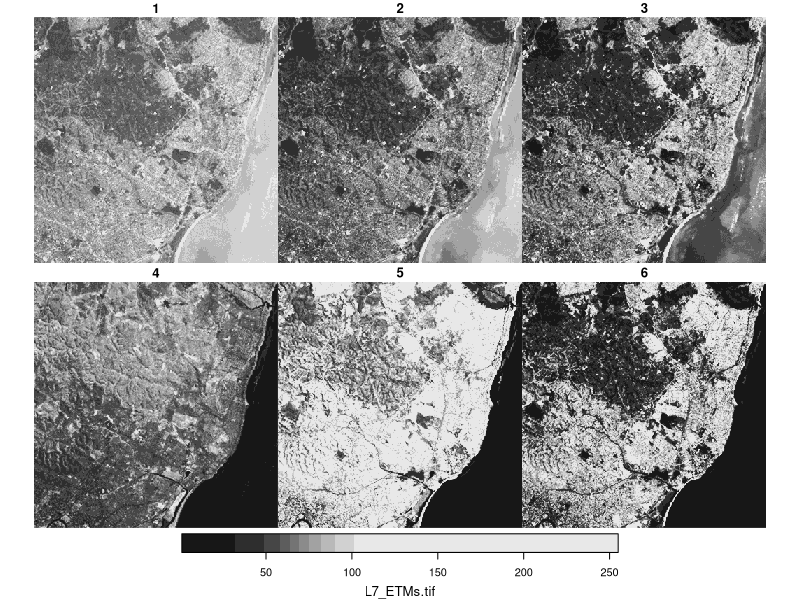
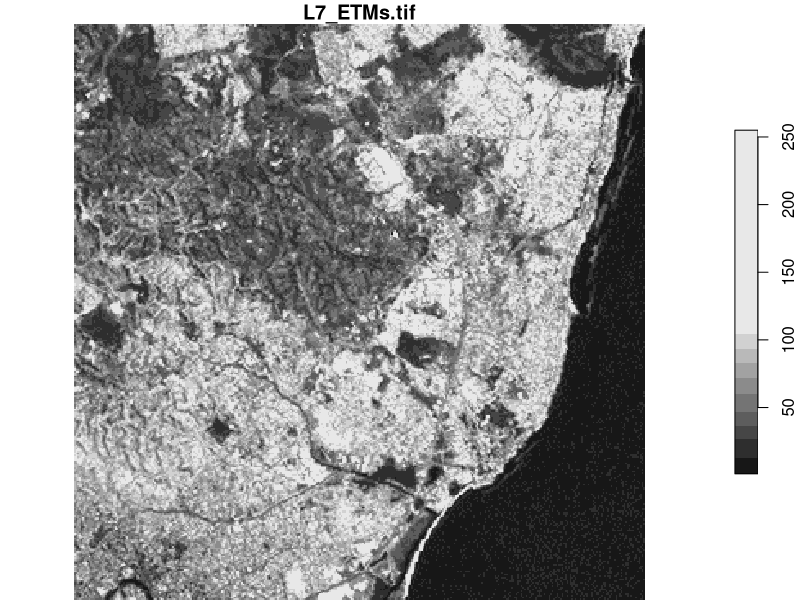
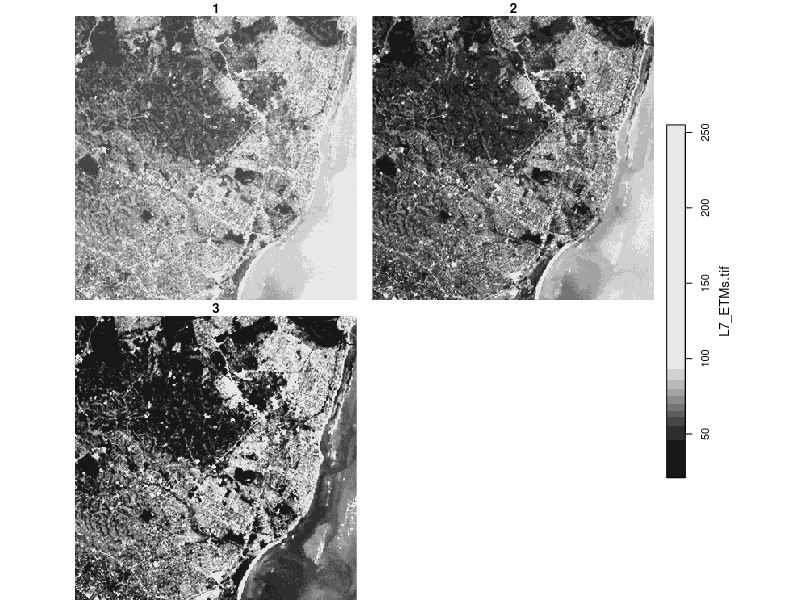
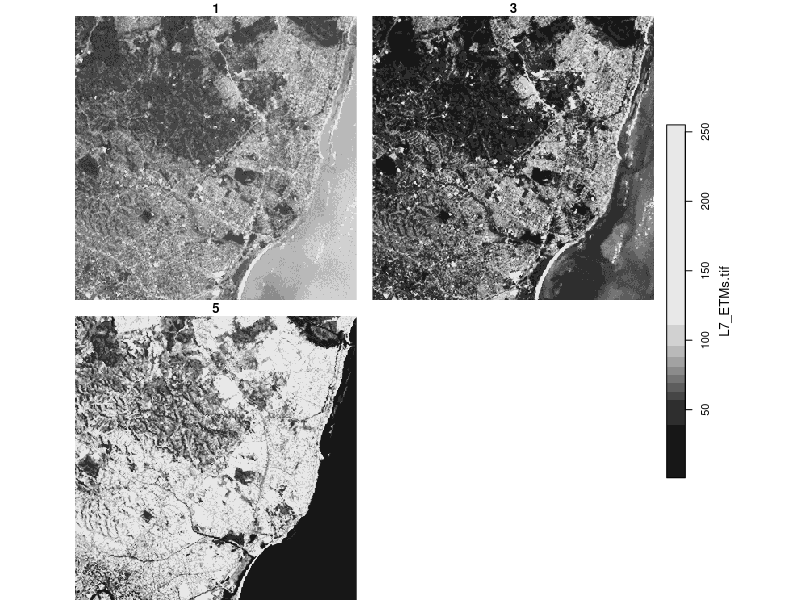

R code for these plots, in order: (Note: this script raises an error after producing the figures.)
# Trying to understand how slice and filtering works
# slice and filter --------------------------------------------------------

library(stars)
library(dplyr)


# Using vignette 3 --------------------------------------------------------

system.file("tif/L7_ETMs.tif", package = "stars") %>%
  read_stars -> x
x
plot(x)

# Slice off a single band
x %>% slice(band, 6) -> x6
x6
# check
plot(x6)

# Slice the first three bands
x %>% slice(band, 1:3) -> x3
x3
plot(x3)

# Slice an non-continuous selection
x %>% slice(band, c(1,3,5)) -> x5
x5
plot(x5)
# interesting. That DIDN't work when I tried time slices. Come back to that. Is it possible it's the same issue as the ggplot issue?

# How about filter
x %>% filter(band > 3) -> f3
f3
plot(f3)

# Discontinuous
x %>% filter(band %in% c(2,4,6)) -> f2
f2
plot(f2)

# Again, that didn't work for me when operating on a time dimension

# Trying to slice and filter on a time dimension -----------------------------------------------
# 
# library(stars)
# library(dplyr)


# Using vignette 2 --------------------------------------------------------

filenames = c("avhrr-only-v2.19810901.nc",
      "avhrr-only-v2.19810902.nc",
      "avhrr-only-v2.19810903.nc",
      "avhrr-only-v2.19810904.nc",
      "avhrr-only-v2.19810905.nc",
      "avhrr-only-v2.19810906.nc",
      "avhrr-only-v2.19810907.nc",
      "avhrr-only-v2.19810908.nc",
      "avhrr-only-v2.19810909.nc")
file_list = system.file(paste0("netcdf/", filenames), package = "starsdata")
y = read_stars(file_list, quiet = TRUE, proxy = TRUE)

# Turn into stars, not proxied to avoid any issues with lazy eval
xt <- st_as_stars(adrop(y["sst"]))
xt
plot(xt)


# Slice off a single time
xt %>% slice(time, 6) -> t6
t6
# check
plot(t6)

# Slice the first three times
xt %>% slice(time, 1:3) -> t3
t3
plot(t3)

# Non-continuous
xt %>% slice(time, c(1,3,6)) -> t6
t6
plot(t6)

# huh. that works. so, where was the problem I was running into?

# How about filter
xt %>% filter(time > lubridate::ymd(19810904)) -> ft3
ft3
plot(ft3)

# # Discontinuous: this is failing, apparently because can't use & or |? just single conditions with commas?
# xt %>% filter(time > lubridate::ymd(19810908) | time < lubridate::ymd(19810906)) -> ft2
# ft2
# plot(ft2)

# So, why does THAT work, but when I try it with my data, it doesn't? 
# What's the difference?
  # The aggregate(). The slicing anyway. Hven't tried the filtering yet...
